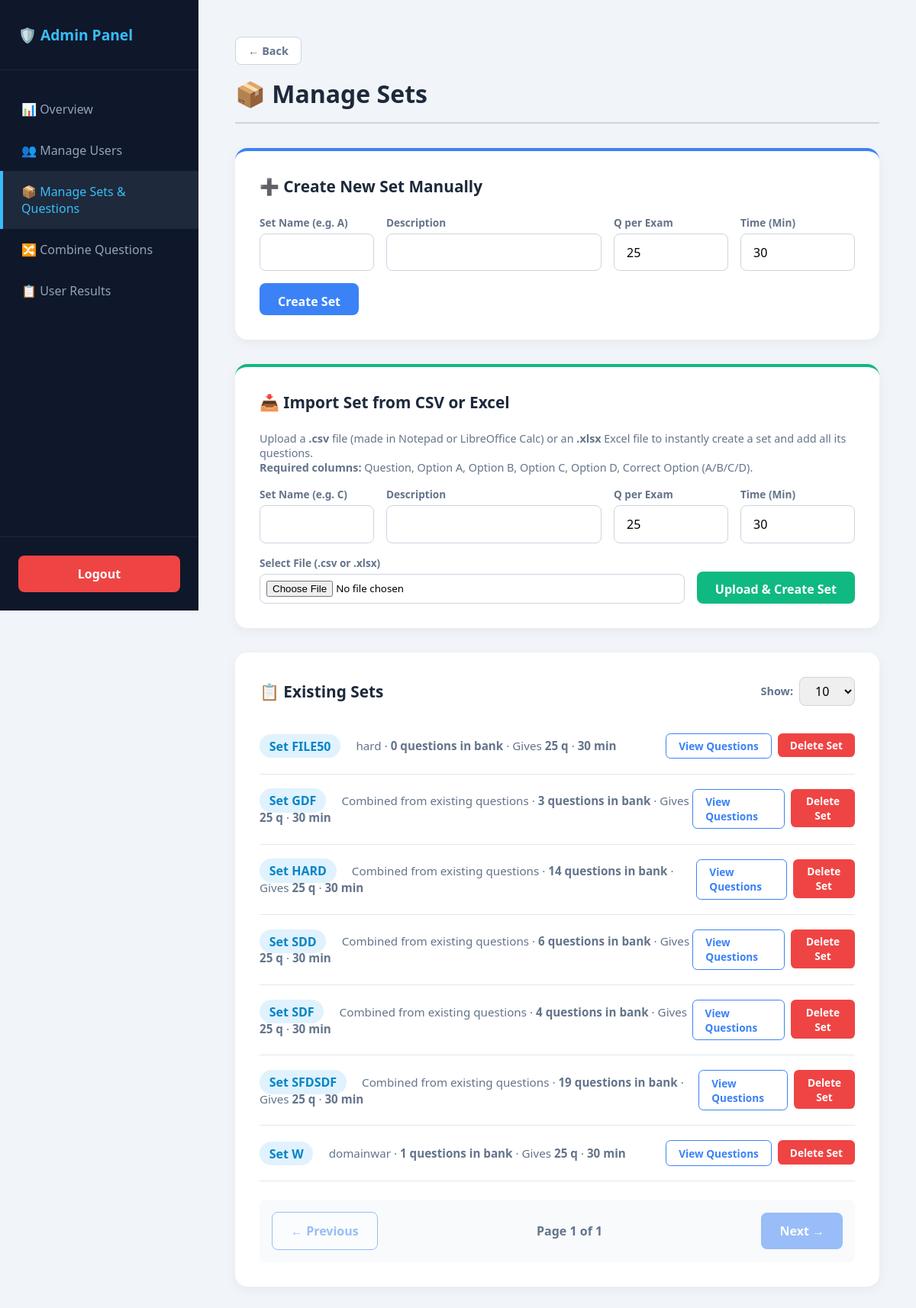
Before: /admin/sets (signed in) with the older database file.
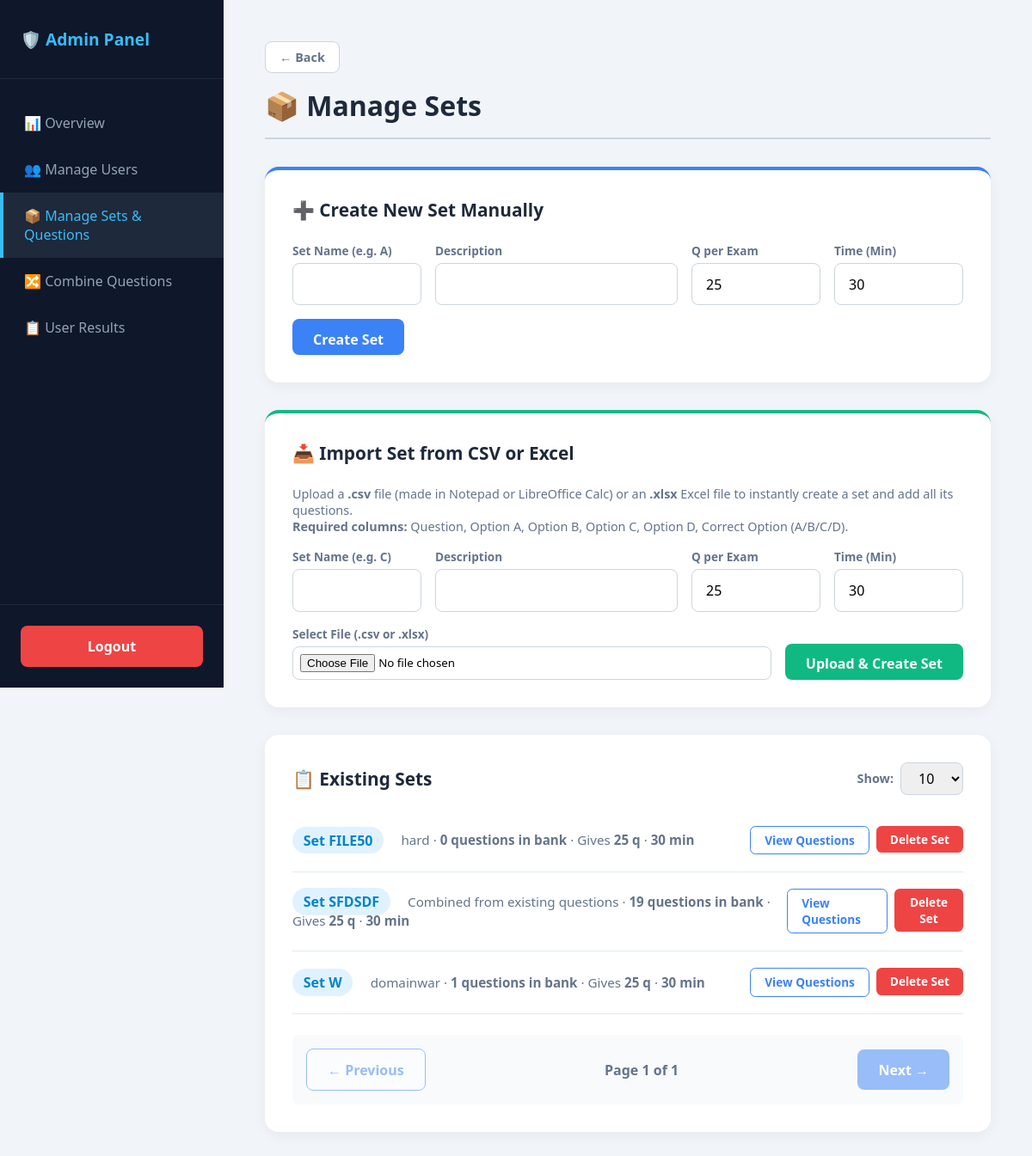
After: the same page with the newer database file.
### tables this page shows
CREATE TABLE sets (
            id INTEGER PRIMARY KEY AUTOINCREMENT,
            name TEXT UNIQUE NOT NULL,
            description TEXT DEFAULT '',
            question_count INTEGER DEFAULT 25,
            duration_minutes INTEGER DEFAULT 30,
            created_at TIMESTAMP DEFAULT CURRENT_TIMESTAMP
        );

### app.py (the view)
@app.route("/admin/sets")
def admin_sets():
    if not session.get("is_admin"): return redirect(url_for("login"))
    return render_template("admin_sets.html", page="sets", sets=get_all_sets())

### app.py (called while the page is built)
def get_db():
    conn = sqlite3.connect(DB_NAME)
    conn.row_factory = sqlite3.Row
    return conn

def get_all_sets():
    conn = get_db()
    rows = conn.execute("""
        SELECT s.name, s.description, s.question_count, s.duration_minutes,
               (SELECT COUNT(DISTINCT LOWER(TRIM(question))) FROM questions q WHERE q.set_name = s.name) AS qcount
        FROM sets s ORDER BY s.name
    """).fetchall()
    conn.close()
    return rows

### templates/admin_sets.html (shortened to what the changed rows need)
{% extends "admin_base.html" %}
{% block content %}
<h1 class="page-title">📦 Manage Sets</h1>
<div class="card">
  {% for s in sets %}
  <div class="set-row" style="display:flex; justify-content:space-between; align-items:center; border-bottom: 1px solid #e2e8f0; padding: 1.2rem 0;">
    <div>
      <span class="badge" style="font-size:1rem;">Set {{ s.name }}</span>
      <span style="margin-left:1rem; color:#64748b; font-size: 0.95rem;">
        {{ s.description or 'No description' }} ·
        <strong>{{ s.qcount }} questions in bank</strong> ·
        Gives <strong>{{ s.question_count }} q</strong> ·
        <strong>{{ s.duration_minutes }} min</strong>
      </span>
    </div>
    <div style="display:flex; gap:0.5rem;">
      <a href="{{ url_for('admin_questions', set=s.name) }}" class="btn btn-outline btn-sm">View Questions</a>
      <form method="POST" action="{{ url_for('delete_set') }}" onsubmit="return confirm('Delete Set {{ s.name }}? (Note: The questions inside it will remain permanently in the database)');">
        <button type="submit" class="btn btn-danger btn-sm">Delete Set</button>
      </form>
    </div>
  </div>
  {% endfor %}
</div>
{% endblock %}

Changed rows visible on the page:
removed sets: name "GDF", description "Combined from existing questions", qcount "3", question_count "25", duration_minutes "30"
removed sets: name "HARD", description "Combined from existing questions", qcount "14", question_count "25", duration_minutes "30"
removed sets: name "SDD", description "Combined from existing questions", qcount "6", question_count "25", duration_minutes "30"
removed sets: name "SDF", description "Combined from existing questions", qcount "4", question_count "25", duration_minutes "30"
